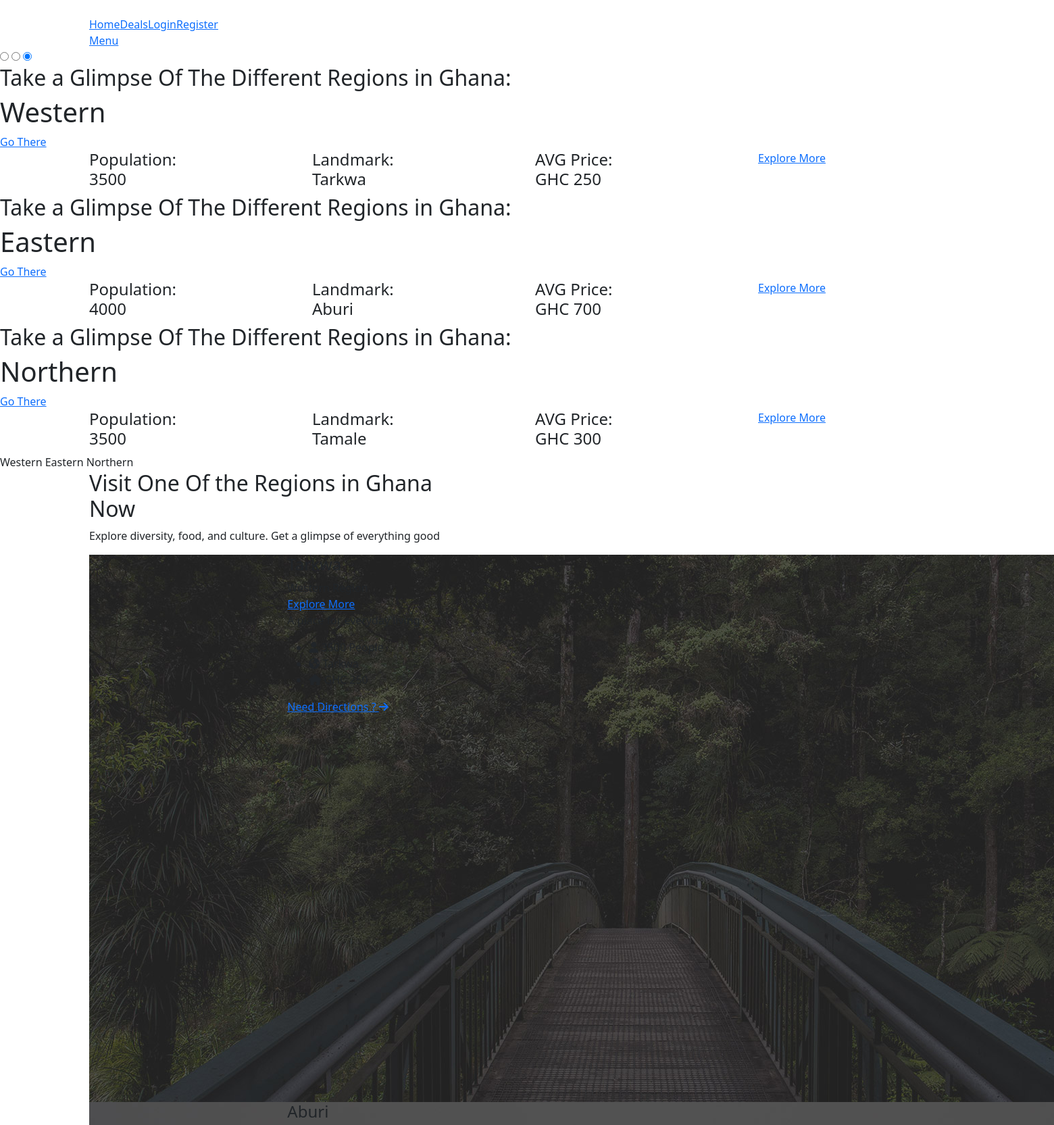
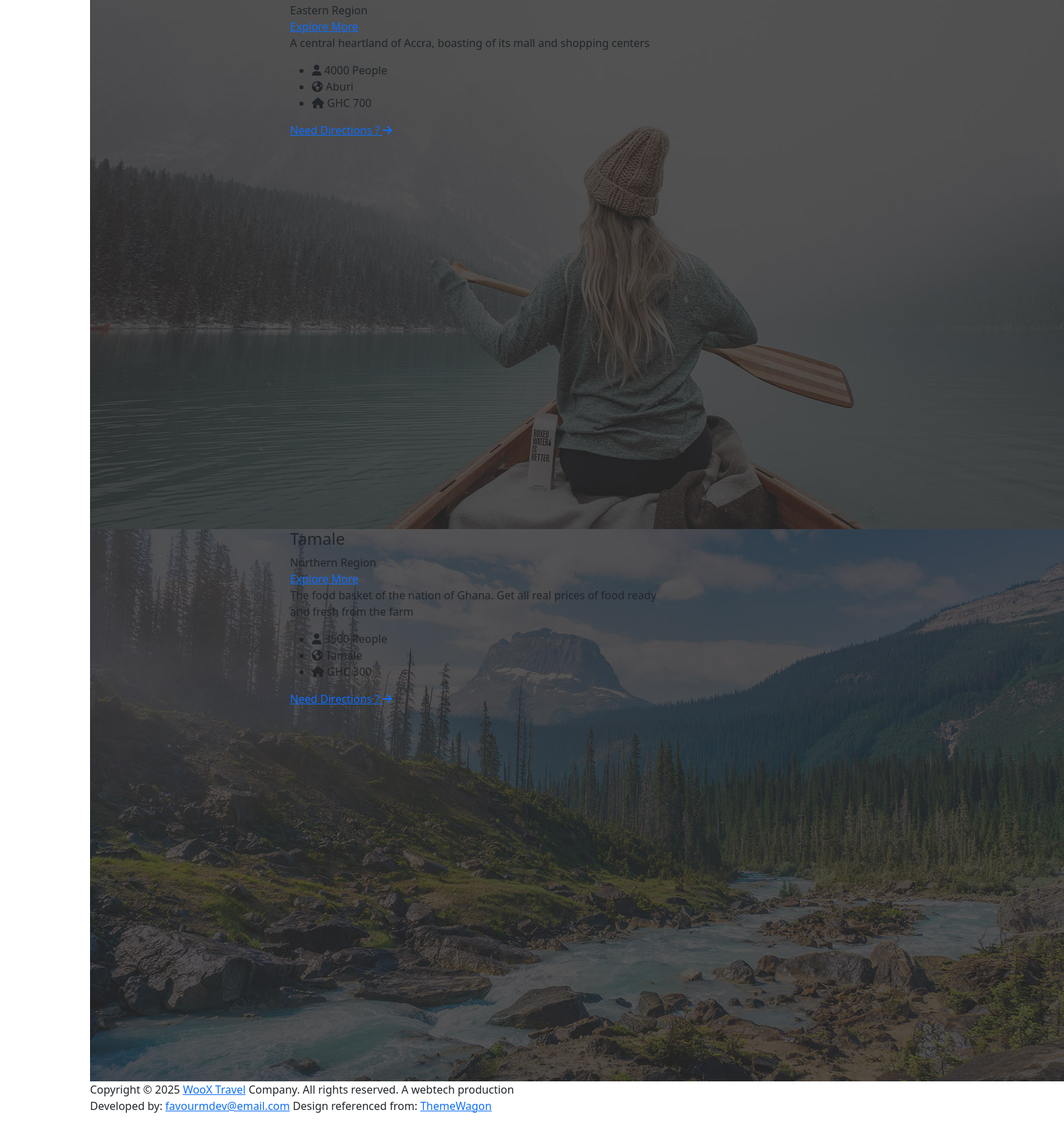
The page / on the database its author committed (2 pictures, top to bottom).
### tables this page shows
CREATE TABLE `regions` (
  `id` int(3) NOT NULL,
  `name` varchar(200) NOT NULL,
  `image` varchar(200) NOT NULL,
  `population` varchar(30) NOT NULL,
  `landmark` varchar(30) NOT NULL,
  `description` text NOT NULL,
  `created_at` timestamp NOT NULL DEFAULT current_timestamp()
);

### index.php (the view)
<?php
require 'includes/header.php';
require 'config/connection.php';
$query = $connection->prepare("SELECT regions.id AS id, regions.name AS name,
            regions.image AS image, regions.population AS population, regions.landmark AS landmark,
            regions.description AS description, AVG(cities.price) AS average_price
            FROM regions JOIN cities ON regions.id = cities.region_id GROUP BY regions.id, regions.name, regions.image, regions.population, regions.landmark, regions.description");
$query->execute();
$result = $query->get_result();
$regions = $result->fetch_all(MYSQLI_ASSOC);
?>
  <section id="section-1">
    <div class="content-slider">
    <?php foreach($regions as $region): ?>
      <input type="radio" id="banner<?php echo $region['id']; ?>" class="sec-1-input" name="banner" checked>
    <?php endforeach; ?>
      <div class="slider">
        <?php foreach($regions as $region): ?>
        <div id="top-banner-<?php echo $region['id']; ?>" class="banner">
          <div class="banner-inner-wrapper header-text">
            <div class="main-caption">
              <h2>Take a Glimpse Of The Different Regions in Ghana:</h2>
              <h1><?php echo $region['name']; ?></h1>
              <div class="border-button"><a href="about.php?id=<?php echo $region['id']; ?>">Go There</a></div>
            </div>
            <div class="container">
              <div class="row">
                <div class="col-lg-12">
                  <div class="more-info">
                    <div class="row">
                      <div class="col-lg-3 col-sm-6 col-6">
                        <h4><span>Population:</span><br><?php echo $region['population']; ?></h4>
                      </div>
                      <div class="col-lg-3 col-sm-6 col-6">
                        <h4><span>Landmark:</span><br><?php echo $region['landmark']; ?></h4>
                      </div>
                      <div class="col-lg-3 col-sm-6 col-6">
                        <h4><span>AVG Price:</span><br>GHC <?php echo $region['average_price']; ?></h4>
                      </div>
                      <div class="col-lg-3 col-sm-6 col-6">
                        <div class="main-button">
                          <a href="about.php?id=<?php echo $region['id']; ?>">Explore More</a>
                        </div>
                      </div>
                    </div>
                  </div>
                </div>
              </div>
            </div>
          </div>
        </div>
        <?php endforeach; ?>
      </div>
      <nav>
        <div class="controls">
        <?php foreach($regions as $region): ?>
          <label for="banner<?php echo $region['id']; ?>"><span class="progressbar"><span class="progressbar-fill"></span></span><span class="text"><?php echo $region['name']; ?></span></label>
        <?php endforeach; ?>
        </div>
      </nav>
    </div>
  </section>
  <div class="visit-country">
    <div class="container">
      <div class="row">
        <div class="col-lg-5">
          <div class="section-heading">
            <h2>Visit One Of the Regions in Ghana Now</h2>
            <p>Explore diversity, food, and culture. Get a glimpse of everything good</p>
          </div>
        </div>
      </div>
      <div class="row">
        <div class="col-lg-8">
          <div class="items">
            <div class="row">
            <?php foreach($regions as $region): ?>
              <div class="col-lg-12">
                <div class="item">
                  <div class="row">
                    <div class="col-lg-4 col-sm-5">
                      <div class="image">
                      <img src="<?php echo REGIONIMAGES . htmlspecialchars($region['image']); ?>" alt="">
                      </div>
                    </div>
                    <div class="col-lg-8 col-sm-7">
                      <div class="right-content">
                        <h4><?php echo htmlspecialchars($region['landmark']); ?></h4>
                        <span><?php echo htmlspecialchars($region['name']); ?> Region</span>
                        <div class="main-button">
                          <a href="about.php?id=<?php echo $region['id']; ?>">Explore More</a>
                        </div>
                        <p>
                        <?php echo htmlspecialchars($region['description']); ?>
                        </p>
                        <ul class="info">
                          <li><i class="fa fa-user"></i> <?php echo htmlspecialchars($region['population']);?> People</li>
                          <li><i class="fa fa-globe"></i> <?php echo htmlspecialchars($region['landmark']); ?></li>
                          <li><i class="fa fa-home"></i> GHC <?php echo htmlspecialchars($region['average_price']); ?></li>
                        </ul>
                        <div class="text-button">
                          <a href="about.php?id=<?php echo $region['id']; ?>">Need Directions ? <i class="fa fa-arrow-right"></i></a>
                        </div>
                      </div>
                    </div>
                  </div>
                </div>
              </div>
            <?php endforeach; ?>
            </div>
          </div>
        </div>
        <div class="col-lg-4">
          <div class="side-bar-map">
            <div class="row">
              <div class="col-lg-12">
                <div id="map">
                <iframe src="https://www.google.com/maps/embed?pb=!1m18!1m12!1m3!1d1985148.059477!2d-3.5070830954442633!3d7.946527686299236!2m3!1f0!2f0!3f0!3m2!1i1024!2i768!4f13.1!3m3!1m2!1s0xfdf9b6bcf8c9bf3%3A0x4a5e6dd28f6b3d41!2sGhana!5e0!3m2!1sen!2sth!4v1642869952544!5m2!1sen!2sth" width="100%" height="550px" frameborder="0" style="border:0; border-radius: 23px;" allowfullscreen=""></iframe>
                  </div>
              </div>
            </div>
          </div>
        </div>
      </div>
    </div>
  </div>
<?php require 'includes/footer.php'; ?>

### rows shown on the page
regions: name "Western", population "3500", landmark "Tarkwa", average_price "250", image (picture), description "A place for everyday living"
regions: name "Eastern", population "4000", landmark "Aburi", average_price "700", image (picture), description "A central heartland of Accra, boasting of its mall and shopping centers"
regions: name "Northern", population "3500", landmark "Tamale", average_price "300", image (picture), description "The food basket of the nation of Ghana. Get all real prices of food ready and fresh from the farm"
